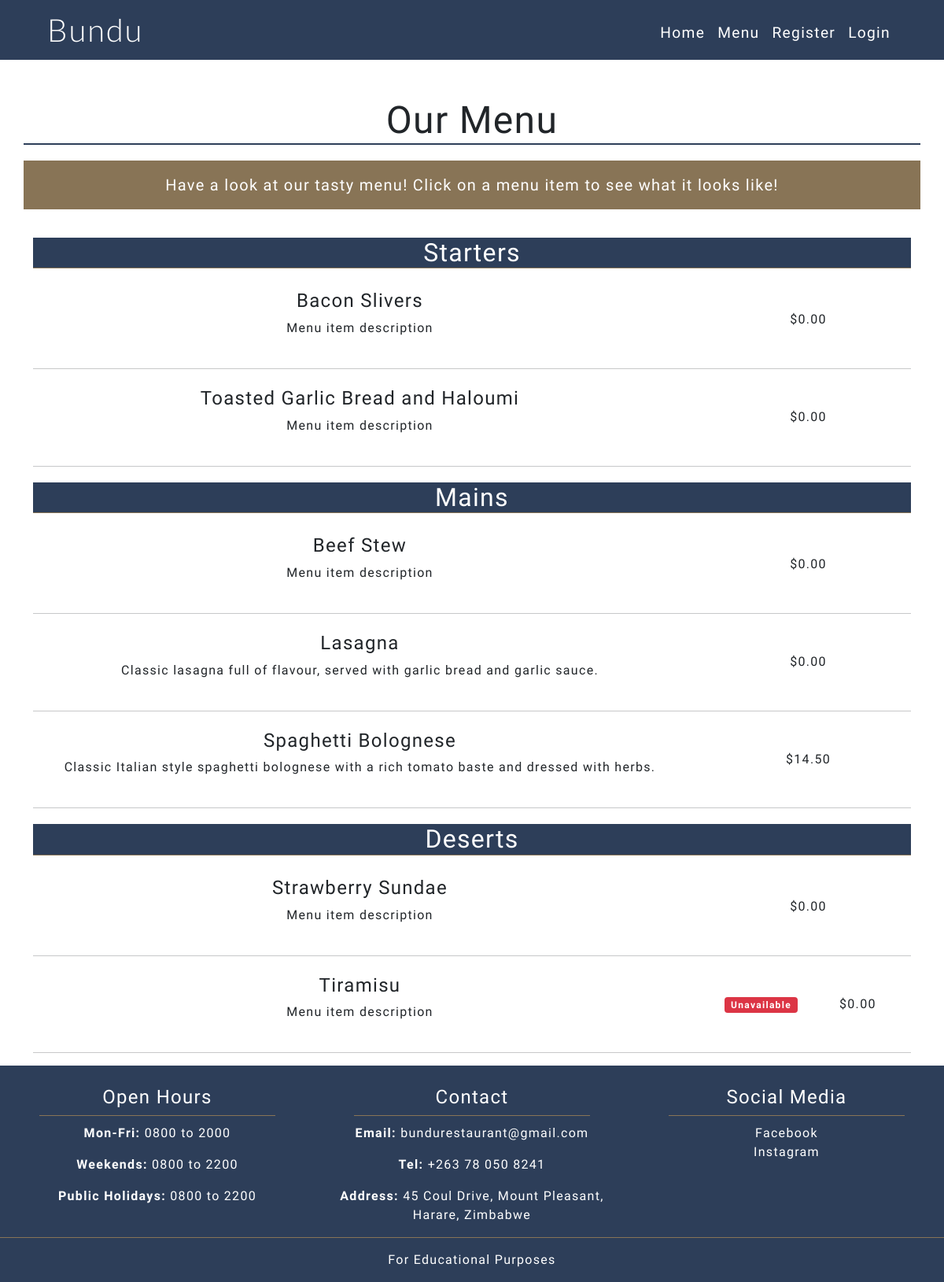
The app's page /menu/ with its own data.
### menu/models.py (models this page shows, shortened)
class MenuItem(models.Model):
    title = models.CharField(max_length=200, unique=True)
    featured_image = CloudinaryField(
        'image', default='default-menu-image_eeth2z.png'
        )
    description = models.TextField(default='Menu item description')
    available = models.BooleanField(default=True)
    price = models.DecimalField(
        null=True, max_digits=4, decimal_places=2, default='00.00'
        )
    category = models.CharField(
        choices=MENU_CATEGORIES, default='main', max_length=7
        )
    status = models.IntegerField(choices=STATUS, default=0)

### menu/views.py (the view)
# urls.py: path('menu/', views.menu_page, name='menu_page'),
def menu_page(request):
    starter_items = MenuItem.objects.filter(status=1, category='starter')
    main_items = MenuItem.objects.filter(status=1, category='main')
    desert_items = MenuItem.objects.filter(status=1, category='desert')
    context = {
        'starter_items': starter_items,
        'main_items': main_items,
        'desert_items': desert_items,
        }
    return render(request, 'menu.html', context)

### menu/templates/menu.html (shortened to what this page needs)
{% extends "base.html" %}
{% block content %}
<div class="container below-nav fill-screen pt-5">
  <div class="row">
    <h1 class="text-center main-heading">Our Menu</h1>
    <p class="text-center lead bg-brown text-white p-3">Have a look at our tasty menu! Click on a menu item to see what it looks like! </p>
  </div>
  <h2 class="text-center bg-blue text-white section-heading">Starters</h2>
  {% if starter_items %}
  {% for menu_item in starter_items %}
  <div class="row text-center">
      <div class=" col-9">
          <a class="btn fw-bold menu-modal-link" data-bs-toggle="modal" data-bs-target="#modal{{ menu_item.id }}">
              <h4>{{menu_item.title}}</h4>
              <p class="fw-light">{{menu_item.description}}</p>
          </a>
      </div>
      <div class="col-3 my-auto">
          <span >${{ menu_item.price }}</span>
      </div>
  </div>
  <hr>
  {% endfor %}
  {% else %}
  <p class="text-center text-danger">Sorry, this menu is currently unavailable.</p>
  {% endif %}
  <h2 class="text-center bg-blue text-white section-heading">Mains</h2>
  {% if main_items %}
  {% for menu_item in main_items %}
  <div class="row  text-center">
      <div class=" col-9">
          <a class="btn fw-bold menu-modal-link" data-bs-toggle="modal" data-bs-target="#modal{{ menu_item.id }}">
              <h4>{{menu_item.title}}</h4>
              <p class="fw-light">{{menu_item.description}}</p>
          </a>
      </div>
      <div class="col-3 my-auto">
          <span >${{ menu_item.price }}</span>
      </div>
  </div>
  <hr>
  {% endfor %}
  {% else %}
  <p class="text-center text-danger">Sorry, this menu is currently unavailable.</p>
  {% endif %}
  <h2 class="text-center bg-blue text-white section-heading">Deserts</h2>
  {% if desert_items %}
  {% for menu_item in desert_items %}
  <div class="row text-center">
      <div class=" col-9">
          <a class="btn fw-bold menu-modal-link" data-bs-toggle="modal" data-bs-target="#modal{{ menu_item.id }}">
              <h4>{{menu_item.title}}</h4>
              <p class="fw-light">{{menu_item.description}}</p>
          </a>
      </div>
      <div class="col-3 my-auto">
          {% if menu_item.available == False %}
          <span class="badge bg-danger me-lg-5">Unavailable</span>
          {% endif %}
          <span >${{ menu_item.price }}</span>
      </div>
  </div>
  <hr>
  {% endfor %}
  {% else %}
  <p class="text-center text-danger">Sorry, this menu is currently unavailable.</p>
  {% endif %}
</div>
{%endblock%}

### static/css/style.css (style rules this page uses)
body { font-family: "PT Sans", "sans-serif"; letter-spacing: 1.3px; }
h1 { font-size: 2rem;; }
.main-heading { font-size: 3rem; border-bottom: 2px solid #2D3E59; margin-bottom: 20px; }
.section-heading { border-bottom: 1px solid #887456; margin: 20px auto; }
.fill-screen { min-height: calc(100vh - 325px); }
.below-nav { margin-top: 76px; }
.bg-brown { background-color: #887456; }
.bg-blue { background-color: #2D3E59; }
.badge { margin-left: -20px; }

### records on screen
MenuItem: title "Bacon Slivers", description "Menu item description", price "0.00"
MenuItem: title "Toasted Garlic Bread and Haloumi", description "Menu item description", price "0.00"
MenuItem: title "Beef Stew", description "Menu item description", price "0.00"
MenuItem: title "Lasagna", description "Classic lasagna full of flavour, served with garlic bread and garlic sauce.", price "0.00"
MenuItem: title "Spaghetti Bolognese", description "Classic Italian style spaghetti bolognese with a rich tomato baste and dressed with herbs.", price "14.50"
MenuItem: title "Strawberry Sundae", description "Menu item description", price "0.00"
MenuItem: title "Tiramisu", description "Menu item description", available "Unavailable", price "0.00"
